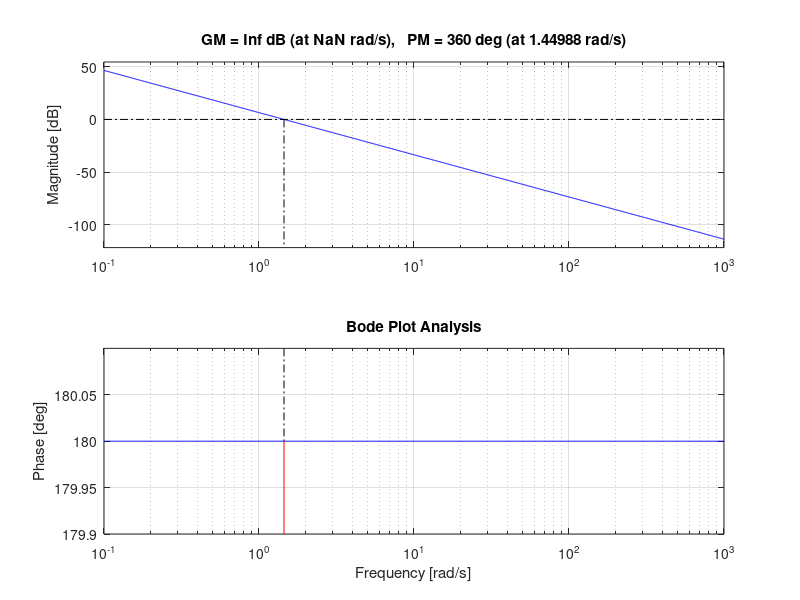
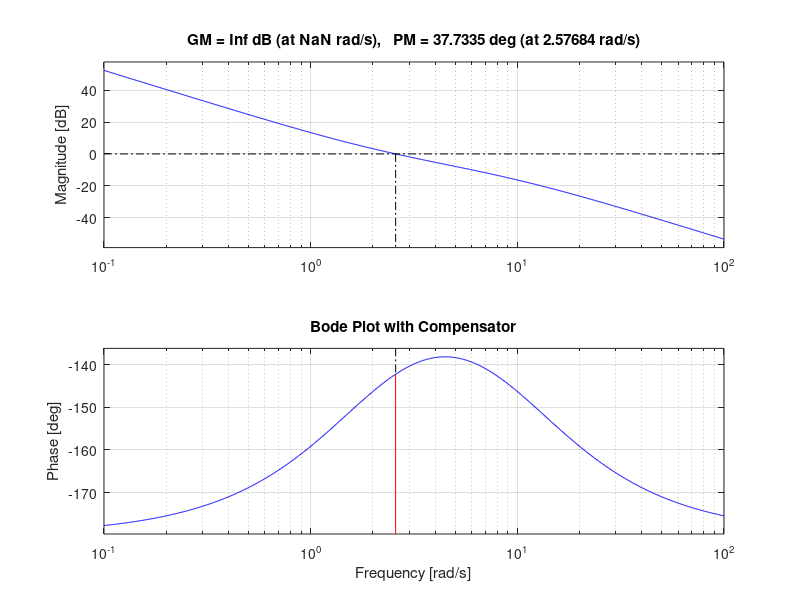

Recreate these plots in MATLAB, in order.
% System parameters
g = 9.81; % m = 0.0023266, J = (2/3)mR^2
d = 0.09;
L = 0.30;
m = 0.011;
R = 0.015;
J = (2/5) * m * R^2;
s = tf('s');
y = ((m * g * d) / (L * (m + (J / R^2)) * s^2));

% Bode Plot
figure;
margin(y); % Plot Bode plot and show margins
title('Bode Plot Analysis');
grid on;

% Design a Lead Compensator to improve phase margin and dynamic response
% Example compensator: C(s) = K * (s + z)/(s + p)
% Choose z < p for a lead compensator, typically z/p = 0.1 to 0.5.
K = 10; % Adjust gain
z = 2; % Zero location
p = 10; % Pole location
C = K * tf([1 z], [1 p]);


% Bode Plot with Compensator
figure;
margin(C * y);
title('Bode Plot with Compensator');
grid on;
